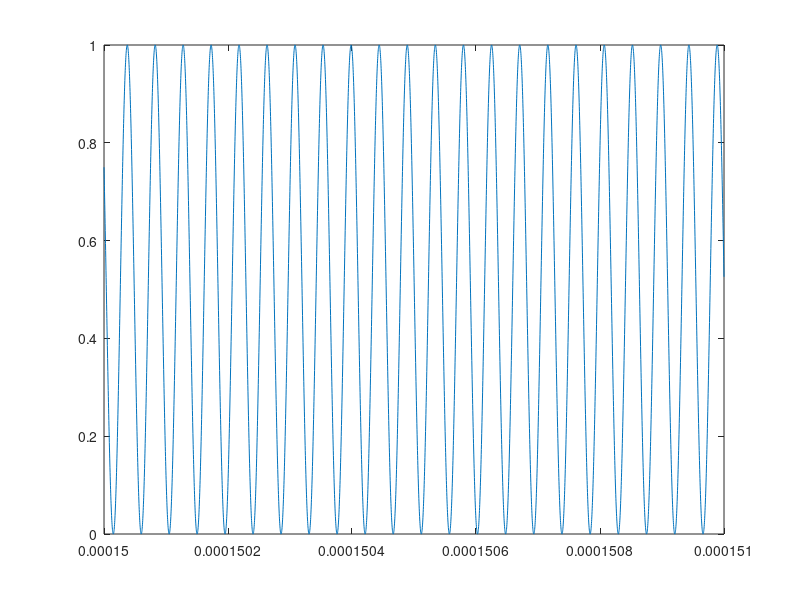
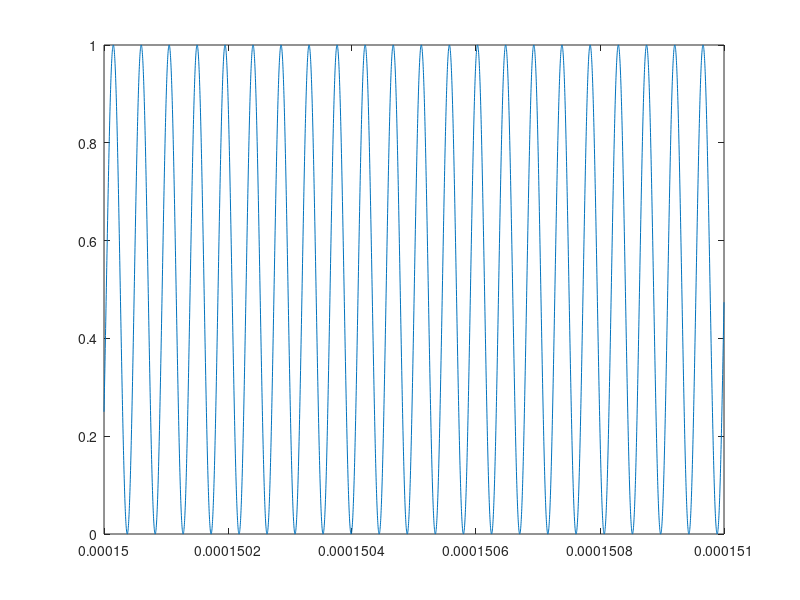

Here is the MATLAB script that generated these plots, in order:
%One MZI, diffrent wavelenghts, one Input port, tow Output ports
clear all

neff=2.5;
L1=1;
L2=1.2;
DeltaL=0.2;
%alpha=0.05; I supposed no losses, otherwise multiply the delay *exp(-alpha*L2)


sq=1/sqrt(2);
split=[[sq,-i*sq];[-i*sq, sq]];
com=split;

Beta = neff*2*pi;
Input=[1,0];

out1=[];
out2=[];
wave=[];
% out1 and out2 correpending to the outputs 1 and 2

for lambda= (1500:0.002:1510)*10^-7
    
    delay= exp(-i*Beta*L2/lambda)*[exp(-i*Beta*DeltaL/lambda),0;0,1];
    
    x=(abs(Input*split*delay*com)).^2;
    
    out1=[out1,x(1)];
    
    out2=[out2,x(2)];
    wave=[wave,lambda];
end  

figure(1)
plot(wave,out1)
figure(2)
plot(wave,out2)